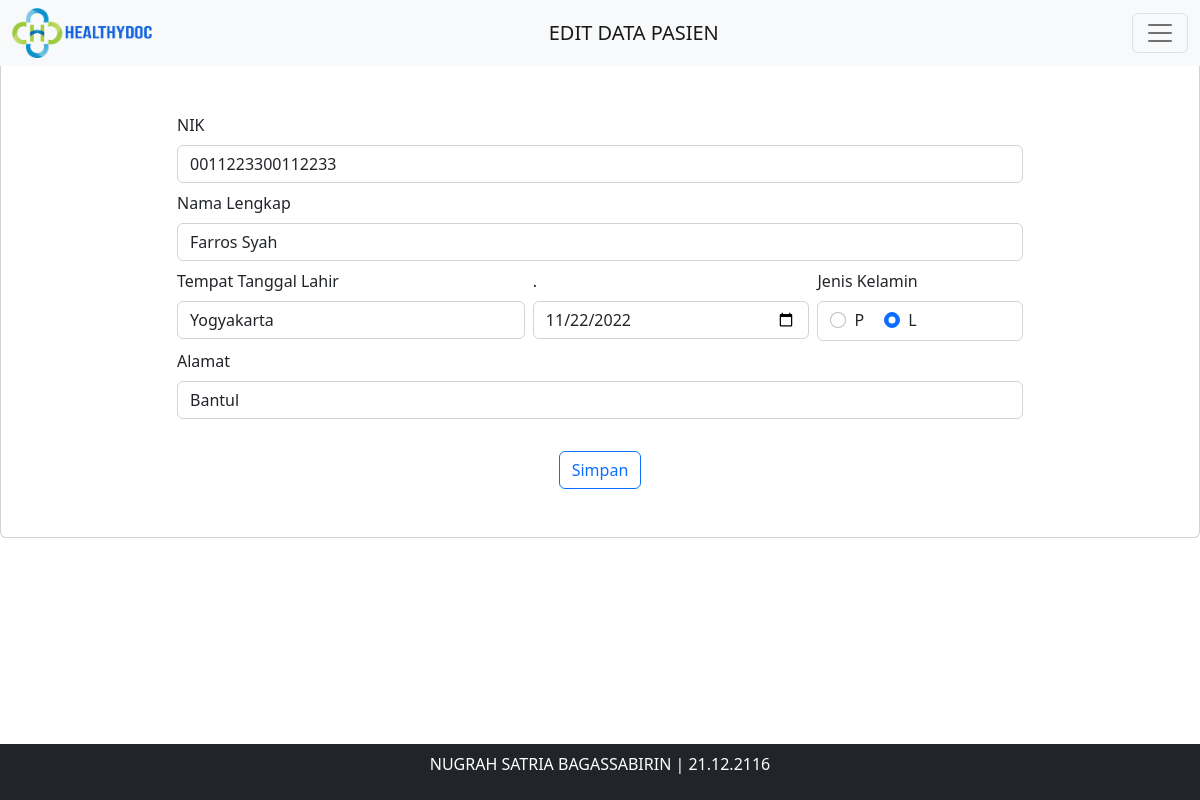
/editpasien.php?nik=0011223300112233 (signed in), run on the app's committed database.
### tables this page shows
CREATE TABLE `pasien` (
  `NIK` char(16) NOT NULL,
  `NAMA` varchar(30) DEFAULT NULL,
  `TMPLAHIR` varchar(30) DEFAULT NULL,
  `TGLLAHIR` date DEFAULT NULL,
  `JENKELCUS` char(1) DEFAULT NULL CHECK (`JENKELCUS` in ('L','P')),
  `ALAMAT` varchar(50) DEFAULT NULL
);

### editpasien.php (the view, shortened to what this page needs)
<!DOCTYPE html>
<html lang="en">
<head>
    <link href="https://cdn.jsdelivr.net/npm/bootstrap@5.2.2/dist/css/bootstrap.min.css" rel="stylesheet">
    <link href="https://getbootstrap.com/docs/5.2/assets/css/docs.css" rel="stylesheet">
    <link href="css\second.css" rel="stylesheet">
</head>
<body>
<nav class="navbar navbar-light bg-light fixed-top">
        <div class="container-fluid">
            <img src="image\header.png" alt="Logo" width="auto" height="50" class="d-inline-block align-text-top">
            <a class="navbar-brand" href="">EDIT DATA PASIEN</a>
            <button class="navbar-toggler" type="button" data-bs-toggle="offcanvas" data-bs-target="#offcanvasDarkNavbar" aria-controls="offcanvasDarkNavbar">
            <span class="navbar-toggler-icon"></span>
            </button>
        </div>
    </nav>
   <?php
        include ('koneksi.php');
        if (isset($_GET['nik'])){
            $nik=$_GET['nik'];
            $sql_edit=mysqli_query($koneksi,"SELECT * FROM pasien where NIK='$nik'");
            while ($data=mysqli_fetch_array($sql_edit)){
                $nikpasien=$data['NIK'];
                $name=$data['NAMA'];
                $tlahir=$data['TMPLAHIR'];
                $tgllahir=$data['TGLLAHIR'];
                $gnder=$data['JENKELCUS'];
                $adres=$data['ALAMAT'];
            }
        }
    ?>
    <div class="card">
        <div class="card-body">
            <div class="card-body" style=" position: relative; margin: 1rem calc(180rem/20); margin-top:5rem" align="left">
                <form class="row g-2" method="POST" enctype="multipart/form-data">
                    <div class="col-12">
                        <label for="inputNIP" class="form-label">NIK</label>
                        <input name="nik" id="inputID" class="form-control" type="number" value="<?php echo $nikpasien?>" readonly="readonly">
                    </div>
                    <div class="col-12">
                        <label for="inputNama" class="form-label">Nama Lengkap</label>
                        <input type="text" class="form-control" id="inputNama" name="nama" value="<?php echo $name ?>">
                    </div>
                    <div class="col-5">
                            <label for="inputTTL" class="form-label">Tempat Tanggal Lahir</label>
                            <input type="text" class="form-control" id="inputTTL" name="tempat" value="<?php echo $tlahir ?>">
                    </div>
                    <div class="col-md-4">
                        <label for="inputTglLahir" class="form-label">.</label>
                        <input type="date" class="form-control" id="inputTglLahir" name="tgllahir" value="<?php echo $tgllahir ?>">
                    </div>
                    <div class="col-md-3">
                        <label for="inputGender" class="form-label">Jenis Kelamin</label>
                        <?php
                            if($gnder=='P'){
                                echo "
                                    <section class='form-control'>
                                        <div class='form-check form-check-inline'>
                                            <input class='form-check-input' type='radio' name='inlineRadioOptions' id='inlineRadio1' value='P' checked>
                                            <label class='form-check-label' for='inlineRadio1'>P</label>
                                        </div>
                                        <div class='form-check form-check-inline'>
                                            <input class='form-check-input' type='radio' name='inlineRadioOptions' id='inlineRadio2' value='L'>
                                            <label class='form-check-label' for='inlineRadio2'>L</label>
                                        </div>
                                    </section>
                                ";
                            }else{
                                echo "
                                    <section class='form-control'>
                                        <div class='form-check form-check-inline'>
                                            <input class='form-check-input' type='radio' name='inlineRadioOptions' id='inlineRadio1' value='P'>
                                            <label class='form-check-label' for='inlineRadio1'>P</label>
                                        </div>
                                        <div class='form-check form-check-inline'>
                                            <input class='form-check-input' type='radio' name='inlineRadioOptions' id='inlineRadio2' value='L' checked>
                                            <label class='form-check-label' for='inlineRadio2'>L</label>
                                        </div>
                                    </section>
                                ";
                            }
                        ?>
                    </div>
                    <div class="col-md-12">
                        <label for="inputAlamat" class="form-label">Alamat</label>
                        <input type="text" class="form-control" id="inputAlamat" name="alamat" value="<?php echo $adres ?>">
                    </div>
                    <div class="col-12" align="center" style="margin-top: 2rem">
                        <button type="submit" class="btn btn-outline-primary" name="input" value="submit">Simpan</button>
                    </div>
                </form>
            </div>
        </div>
    </div>
</body>
<footer class="bg-dark p-2 text-center fixed-bottom">
    <div class="container">
        <p class="text-white">NUGRAH SATRIA BAGASSABIRIN | 21.12.2116</p>
    </div>
</footer>
</html>

### data on the page
pasien: nik "0011223300112233", nama "Farros Syah", tempat "Yogyakarta", tgllahir "11/22/2022", alamat "Bantul"
